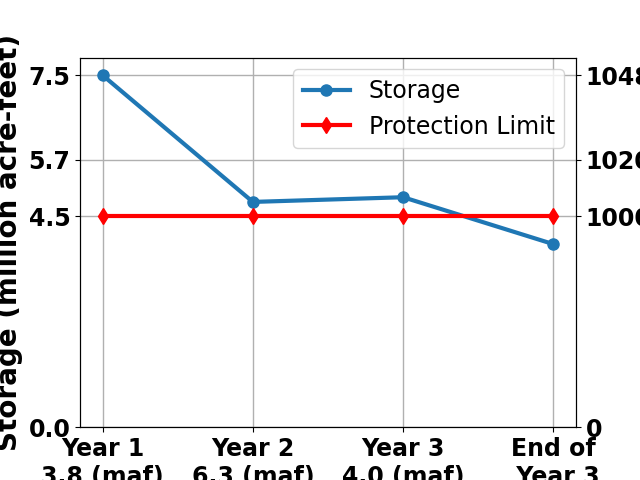

This chart was generated by the following Python code:
"""
Purpose:
--------
This script creates a time series plot for a selected manager session from the
ManagerSessionsData.xlsx file.

The plot displays:
    • Lake Mead storage over the four modeled time periods (left y-axis)
    • The selected protection storage limit (red horizontal line)
    • A secondary y-axis showing the corresponding Lake Mead elevation

The session to plot is selected using its session name (for example,
"2025-5-22").
"""
import numpy as np
import pandas as pd
import matplotlib.pyplot as plt
from pathlib import Path

# -----------------------------
# Locate the Excel input file
# -----------------------------

# Get the path of this Python script
code_file = Path(__file__)

# Build the path to the Excel workbook
input_file = code_file.parent / 'ManagerSessionsData.xlsx'


# -----------------------------
# Read the Excel workbook
# -----------------------------

# Read the workbook into a pandas DataFrame
ensemble = pd.read_excel(input_file)

# Convert the four simulation columns to numeric values.
# Any invalid entries become NaN.
ensemble.iloc[:, 3:7] = ensemble.iloc[:, 3:7].apply(pd.to_numeric, errors="coerce")


# -----------------------------
# Define session layout
# -----------------------------

# Each manager session occupies three rows
session_data = 3

# Total number of rows in the spreadsheet
length = len(ensemble)


# -----------------------------
# Create empty lists for storing data
# -----------------------------

# Stores storage values for every session
all_years = []

# Stores elevation values for every session
all_elevs = []

# Stores protection storage values
protect_storages = []

# Stores protection elevations
protect_elevs = []

# Stores session names (dates)
session_names = []


# -----------------------------
# Read each manager session
# -----------------------------

# Loop through the spreadsheet three rows at a time
for first in range(0, length, session_data):

    # Select one manager session
    sessions = ensemble.iloc[first:first + session_data, 3:7]

    # First row contains storage values
    years = sessions.iloc[0].values

    # Save storage values
    all_years.append(years)

    # Save the session name from the first column
    session_names.append(str(ensemble.iloc[first, 0]))

    # Third row contains elevations
    elevs = sessions.iloc[2].values

    # Save elevation values
    all_elevs.append(elevs)

    # Read the protection storage/elevation column
    protect_s = ensemble.iloc[first:first + session_data, 2]

    # First row = protection storage
    storage = protect_s.iloc[0]

    # Save protection storage
    protect_storages.append(storage)

    # Third row = protection elevation
    protect_e = ensemble.iloc[first:first + session_data, 2]

    elevation = protect_e.iloc[2]

    # Save protection elevation
    protect_elevs.append(elevation)


# Convert storage list to a NumPy array
all_years = np.array(all_years)


# -----------------------------
# Select the manager session to plot
# -----------------------------

# Specify the desired manager session
target_session = "2025-5-22"

# Find the index of that session
session_index = session_names.index(target_session)

# Retrieve the storage values for the selected session
selected_storage = all_years[session_index]

# Retrieve the protection storage
selected_protect_s = protect_storages[session_index]

# Retrieve the elevation values
selected_elevation = all_elevs[session_index]

# Retrieve the protection elevation
selected_protect_e = protect_elevs[session_index]


# -----------------------------
# Create x-axis labels
# -----------------------------

# Read the four simulation column names
year_header = np.array(list(ensemble.columns)[3:7])


# Create a horizontal series representing the protection limit
selected_protect_s_series = np.repeat(selected_protect_s, len(year_header))


# -----------------------------
# Create the figure
# -----------------------------

# Create figure and primary axis
fig, ax1 = plt.subplots()

# Plot simulated storage through time
ax1.plot(
    year_header,
    selected_storage,
    marker='o',
    markersize=8,
    linewidth=3,
    label='Storage',
    color='tab:blue'
)

# Plot the protection storage limit
ax1.plot(
    year_header,
    selected_protect_s_series,
    marker='d',
    markersize=8,
    color='red',
    linewidth=3,
    label='Protection Limit'
)


# -----------------------------
# Configure storage axis
# -----------------------------

# Define desired storage tick locations
storage_ticks = [
    0.0,
    4.5,
    5.7,
    selected_protect_s,
    selected_storage.max()
]

# Set y-axis limits
ax1.set_ylim(0, selected_storage.max() * 1.05)

# Apply tick locations
ax1.set_yticks(storage_ticks)

# Label the primary y-axis
ax1.set_ylabel(
    'Storage (million acre-feet)',
    fontweight='bold',
    fontsize=20
)

# Format tick labels
ax1.tick_params(axis='y', labelsize=17)
ax1.tick_params(axis='x', labelsize=17)

# Make tick labels bold
for label in ax1.get_xticklabels() + ax1.get_yticklabels():
    label.set_fontweight('bold')

# Add gridlines
ax1.grid(linewidth=1)

# No x-axis label
ax1.set_xlabel(None, fontweight='bold', fontsize=20)


# -----------------------------
# Build storage-elevation relationship
# -----------------------------

# Combine every storage value into one array
all_S_data = np.concatenate(all_years)

# Combine every elevation into one array
all_E_data = np.concatenate(all_elevs)

# Include protection storage values
S_anchor_base = np.concatenate([protect_storages, all_S_data]).astype(float)

# Include protection elevations
E_anchor_base = np.concatenate([protect_elevs, all_E_data]).astype(float)

# Add zero-storage point
S_anchor = np.append(S_anchor_base, 0.0)
E_anchor = np.append(E_anchor_base, 0.0)

# Remove missing values
valid_indices = ~np.isnan(S_anchor) & ~np.isnan(E_anchor)
S_anchor = S_anchor[valid_indices]
E_anchor = E_anchor[valid_indices]

# Sort storage values
order = np.argsort(S_anchor)
S_sorted = S_anchor[order]
E_sorted = E_anchor[order]


# -----------------------------
# Create secondary elevation axis
# -----------------------------

# Create a second y-axis
ax2 = ax1.twinx()

# Match the limits of the primary axis
ax2.set_ylim(ax1.get_ylim())

# Match the storage tick locations
ax2.set_yticks(storage_ticks)

# Interpolate elevations corresponding to storage ticks
elev_labels = np.interp(storage_ticks, S_sorted, E_sorted)


# -----------------------------
# Add desired elevation reference points
# -----------------------------

# Desired storage values
extra_storage = [4.5, 5.7]

# Desired elevation labels
extra_elevs = [1000, 1020]

# Ensure these storage values exist
storage_ticks = np.unique(np.concatenate([storage_ticks, extra_storage]))

# Recompute elevations
elev_labels = np.interp(storage_ticks, S_sorted, E_sorted)

# Force exact labels for known storage values
for i, s in enumerate(storage_ticks):
    if np.isclose(s, 4.5):
        elev_labels[i] = 1000

    if np.isclose(s, 5.7):
        elev_labels[i] = 1020

    if np.isclose(s, selected_protect_s):
        elev_labels[i] = selected_protect_e


# Apply tick locations
ax1.set_yticks(storage_ticks)
ax2.set_yticks(storage_ticks)

# Apply elevation labels
ax2.set_yticklabels(
    [f"{e:.0f}" for e in elev_labels],
    fontweight='bold'
)

# Label the secondary axis
ax2.set_ylabel(
    'Elevation (feet)',
    fontweight='bold',
    fontsize=20
)

# Format tick labels
ax2.tick_params(axis='y', labelsize=17)


# -----------------------------
# Finish the figure
# -----------------------------

# Add legend
ax1.legend(loc='best', fontsize=17, frameon=True)

# Save the figure
plt.savefig('TimeSeries-2025-5-22.png')

# Display the figure
plt.show()
